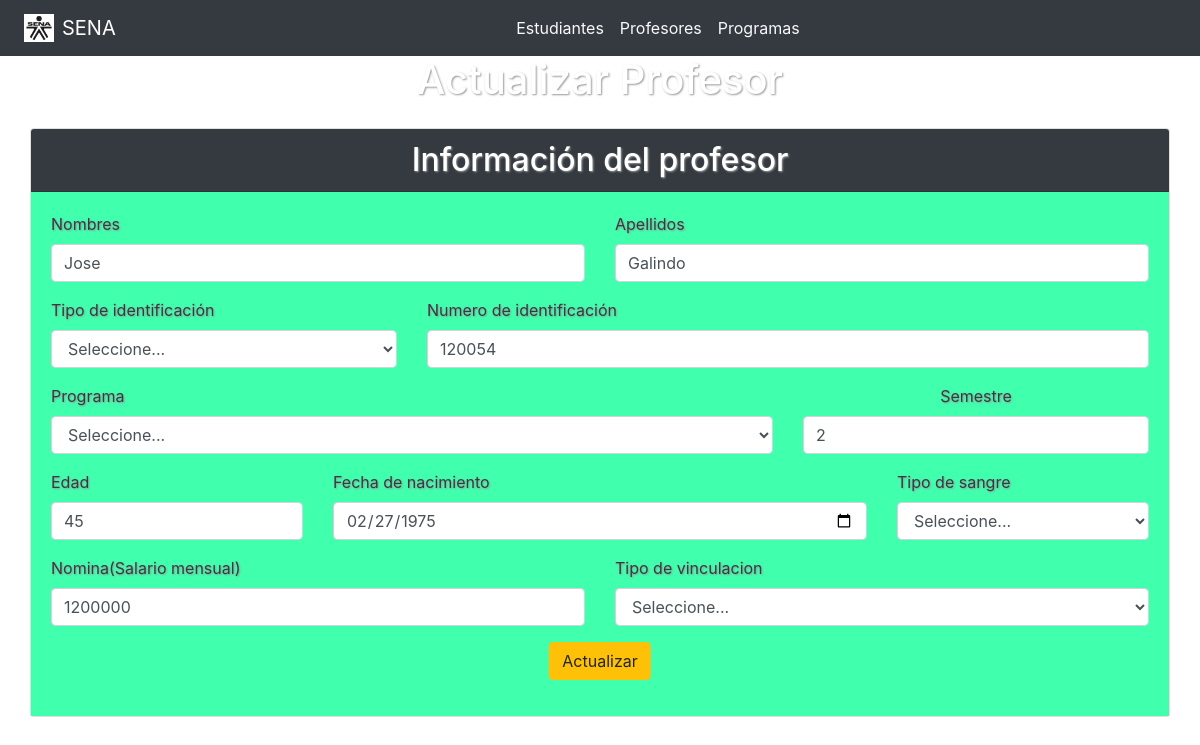
The page /?controller=teacher&method=edit&id=2 on the database its author committed.
### tables this page shows
CREATE TABLE `profesores` (
  `id` int(11) NOT NULL,
  `nombres` varchar(20) NOT NULL,
  `apellidos` varchar(20) NOT NULL,
  `id_tipo_id` int(11) NOT NULL,
  `numero_id` varchar(20) NOT NULL,
  `id_programa` int(11) NOT NULL,
  `semestre` varchar(20) NOT NULL,
  `edad` int(11) NOT NULL,
  `fecha_nacimiento` date NOT NULL,
  `id_tipo_sangre` int(11) NOT NULL,
  `nomina` varchar(20) NOT NULL,
  `id_tipo_vinculacion` int(11) NOT NULL
);

### Models/Teacher.php (called while the page is built, shortened)
<?php
class Teacher
{
	private $pdo;
	public function __construct()
	{
		try {
			$this->pdo = new Database;
		} catch (PDOException $e) {
			die($e->getMessage());
		}
	}
	public function getById($id)
	{
		try {
			$strSql = "SELECT * FROM profesores WHERE id = :id";
			$array = ['id' => $id];
			$query = $this->pdo->select($strSql , $array);
			return $query;
		} catch (PDOException $e) {
			die($e->getMessage());
		}
	}
}

### Providers/Conexion.php (called while the page is built, shortened)
<?php
class Database extends PDO
{
  public function select($strSql , $arrayData = array() , $fetchMode = PDO::FETCH_OBJ )
  {
    try {
      $query = $this->prepare($strSql);
      foreach ($arrayData as $key => $value)
        $query->bindParam(":$key" , $value);
      if (!$query->execute()) {
        echo "La consulta no se realizo";
      }else{
        return $query->fetchAll($fetchMode);
      }
    } catch (PDOException $e) {
      die($e->getMessage());
    }
  }
}

### Views/teachers/edit.php (the view, shortened to what this page needs)
<main class="container header">
	<div class="row">
		<h1 class="col-12 d-flex justify-content-center">Actualizar Profesor</h1>
	</div>
	<section class="row mt-3">
		<div class="card w-100 m-auto">
			<div class="card-header container bg-dark">
				<h2 class="m-auto">Información del profesor</h2>
			</div>
			<div class="card-body w-100 bg-success">
				<form action="?controller=teacher&method=update" method="POST" class="needs-validation" novalidate>
					<div class="form-group row">
						<div class="col-6">
							<label class="float-left text-dark">Nombres</label>
							<input type="text" name="nombres" class="form-control" placeholder="Nombres*" value="<?php echo $data[0]->nombres?>" required>
						</div>
						<div class="col-6">
							<label class="float-left text-dark">Apellidos</label>
							<input type="text" name="apellidos" class="form-control" placeholder="Apellidos*" value="<?php echo $data[0]->apellidos?>" required>
						</div>
					</div>
					<div class="form-group row">
						<div class="col-4">
							<label class="float-left text-dark">Tipo de identificación</label>
							<select name="id_tipo_id" class="form-control" required>
								<option value="">Seleccione...</option>
							</select>
						</div>
						<div class="col-8">
							<label class="float-left text-dark">Numero de identificación</label>
							<input type="number" name="numero_id" class="form-control" placeholder="Numero de id*" value="<?php echo $data[0]->numero_id?>" required>
						</div>
					</div>
					<div class="form-group row">
						<div class="col-8">
							<label class="float-left text-dark">Programa</label>
							<select name="id_programa" class="form-control" required>
								<option value="">Seleccione...</option>
							</select>
						</div>
						<div class="col-4">
							<label class="text-float text-dark">Semestre</label>
							<input type="text" name="semestre" class="form-control" placeholder="El semestre en letras o en numeros*" value="<?php echo $data[0]->semestre?>" required>
						</div>
					</div>
					<div class="form-group row">
						<div class="col-3">
							<label class="float-left text-dark">Edad</label>
							<input type="number" name="edad" class="form-control" placeholder="edad*" value="<?php echo $data[0]->edad?>" required>
						</div>
						<div class="col-6">
							<label class="float-left text-dark">Fecha de nacimiento</label>
							<input type="date" name="fecha_nacimiento" class="form-control" value="<?php echo $data[0]->fecha_nacimiento?>" required>
						</div>
						<div class="col-3">
							<label class="float-left text-dark">Tipo de sangre</label>
							<select name="id_tipo_sangre" class="form-control" required>
								<option value="">Seleccione...</option>
							</select>
						</div>
					</div>
					<div class="form-group row">
						<div class="col-6">
							<label class="float-left text-dark">Nomina(Salario mensual)</label>
							<input type="number" name="nomina" class="form-control" placeholder="&#36;Salario mensual*" value="<?php echo $data[0]->nomina?>" required>
						</div>
						<div class="col-6">
							<label class="float-left text-dark">Tipo de vinculacion</label>
							<select name="id_tipo_vinculacion" class="form-control" required>
								<option value="">Seleccione...</option>
							</select>
						</div>
					</div>
					<div class="form-group">
						<button type="submit" class="btn btn-warning">Actualizar</button>
					</div>
				</form>
			</div>
		</div>
	</section>
	<section class="video-container">
	</section>
</main>

### Assets/css/style.css (style rules this page uses)
.video-container { position: absolute; z-index: -100; top:0; left:0; width: 100%; height:calc(100vw * 0.5625 ); overflow: hidden; }
.header { height:calc(100vw * 0.58 ); text-align: center; color:#FFF; text-shadow:1px 1px 2px #999; }

### rows shown on the page
profesores: nombres "Jose", apellidos "Galindo", numero_id "120054", semestre "2", edad "45", fecha_nacimiento "02/27/1975", nomina "1200000"
